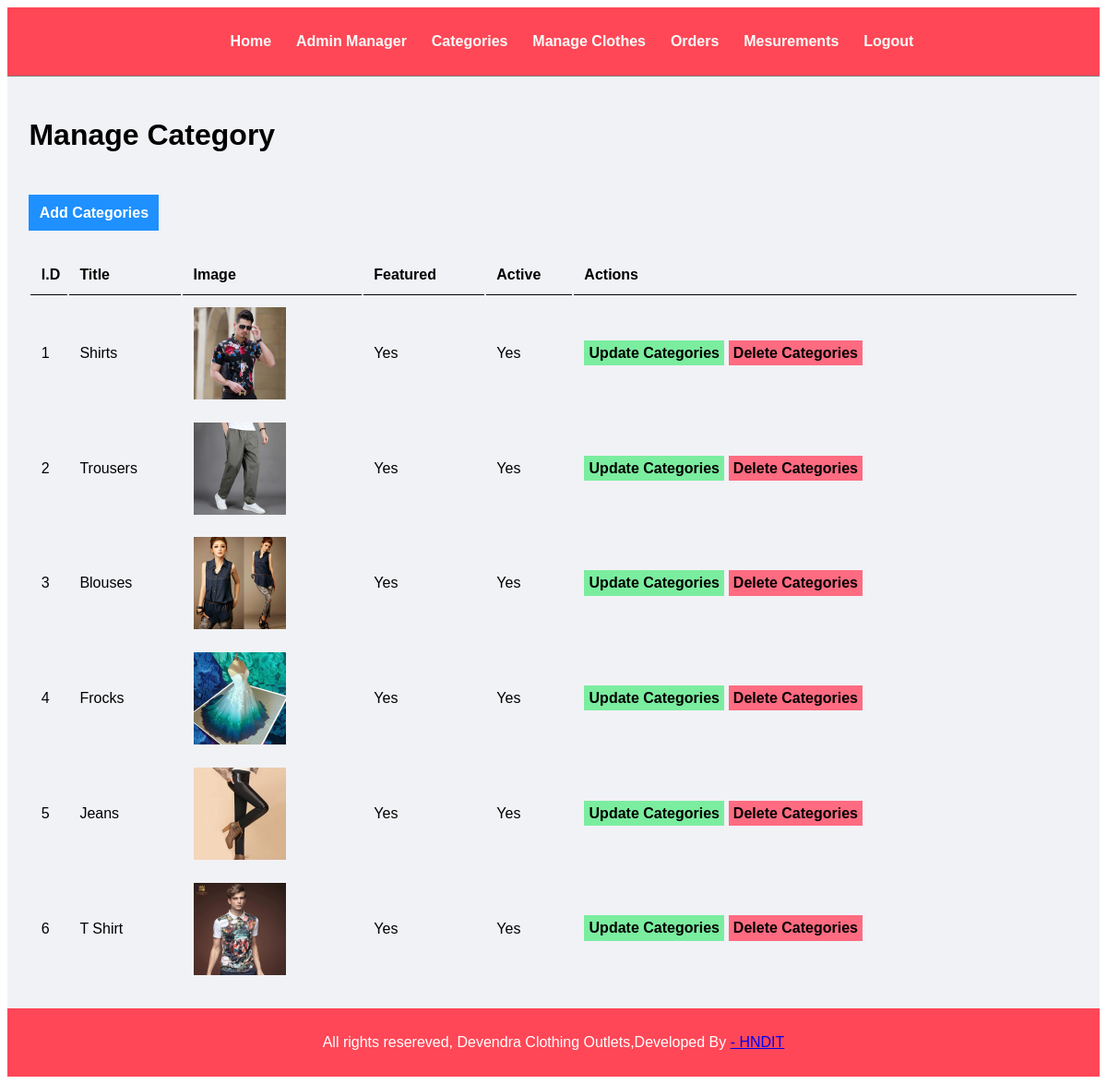
Page /Admin/manage_categories.php (signed in) on the committed database.
### tables this page shows
CREATE TABLE `tbl_category` (
  `id` int(10) UNSIGNED NOT NULL,
  `title` varchar(100) NOT NULL,
  `image_name` varchar(255) NOT NULL,
  `featured` varchar(10) NOT NULL,
  `active` varchar(10) NOT NULL
);

### Admin/manage_categories.php (the view, shortened to what this page needs)
<?php include('partials/menu.php');?>
<div class="main-Content">
<div class="wrapper">
<h1>Manage Category</h1>
<br><br>
<a href="<?php echo SITEURL; ?>Admin/add_category.php" class="btn-primary">Add Categories</a>
<br/> <br/> <br/>
<table class="tbl-full">
<tr>
<th>I.D</th>
<th>Title</th>
<th>Image</th>
<th>Featured</th>
<th>Active</th>
<th>Actions</th>
</tr>
<?php
$sql = "SELECT * FROM tbl_category";
$res = mysqli_query($conn,$sql);
$count = mysqli_num_rows($res);
$sn =1;
if($count>0)
{
       while($row=mysqli_fetch_assoc($res))
       {
              $id = $row['id'];
              $title = $row['title'];
              $image_name = $row['image_name'];
              $featured = $row['featured'];
              $active = $row['active'];
              ?>
              <tr>
 <td><?php echo $sn++ ?></td>
 <td><?php echo $title ?></td>
 <td>
       <?php
       if($image_name!="")
       {
            ?>
            <img src="<?php echo SITEURL;?>images/Category/<?php echo $image_name; ?>" width="100px">
            <?php
       }
       else
       {
           echo " <div class='error'>Image not Added.</div>";
       }
       ?>
</td>
 <td><?php echo $featured ?></td>
 <td><?php echo $active ?></td>
 <td>
 <a href="<?php echo SITEURL;?>Admin/update_category.php?id=<?php echo $id; ?>" class="btn-secondary">Update Categories</a>
        <a href="<?php echo SITEURL; ?>Admin/delete_categories.php?id=<?php echo $id; ?>&image_name=<?php echo $image_name ?>" class="btn-danger">Delete Categories</a>
 </td>
</tr>
              <?php
       }
}
else
{
       ?>
       <tr>
              <td colspan="6"><div class="error"> No category Added</div></td>
       </tr>
       <?php
}
?>
</table>
</div>
</div>
<?php include('partials/footer.php');?>

### Admin/partials/menu.php (shortened to what this page needs)
<html>
    <head>
    <link rel="stylesheet" href="../css/Admin.css">
    </head>
    <body>
        <div class="font">
        <div class="menu">
            <div class="Wrapper">
                <ul>
                    <li ><a href="index.php">Home</a></li>
                    <li><a href="manage_admin.php">Admin Manager</a></li>
                    <li><a href="manage_categories.php">Categories</a></li>
                    <li><a href="manage_clothes.php">Manage Clothes</a></li>
                    <li><a href="manage_orders.php">Orders</a></li>
                    <li><a href="mesurements.php">Mesurements</a></li>
                    <li ><a href="login.php">Logout</a></li>
                </ul>
            </div>
    </div>

### Admin/partials/footer.php
 <div class="Footer">
    <div class="Wrapper">
        <p class="text-center"> All rights resereved, Devendra Clothing Outlets,Developed By <a href="#">- HNDIT</p>
    </div>
</div>
</div>
</body>
</html>

### css/Admin.css (style rules this page uses)
.font { margin: 0; padding:0; font-family:Arial,Helvetica,sans-serif; }
.wrapper { padding: 1%; width: auto; margin: 0 auto; }
.text-center { text-align: center; }
.tbl-full { table-layout: auto; width:100%; }
table tr th { border-bottom: 1px solid black; padding: 1%; text-align: left; }
table tr td { padding:1%; }
.btn-primary { background-color: #1e90ff; padding: 1%; color:white; text-decoration: none; font-weight: bold; }
.btn-secondary { background-color: #7bed9f; padding: 1%; color:black; text-decoration: none; font-weight: bold; }
.btn-danger { background-color: #ff6b81; padding: 1%; color:black; text-decoration: none; font-weight: bold; }
.menu { width: 100%; background-color: #ff4757; text-align: center; border-bottom: 1px solid grey; }
.menu ul { list-style-type: none; }
.menu ul li { display: inline; padding: 1%; }
.menu ul li a { text-decoration: none; font-weight: bold; color:#f7fbf9; }
.main-content { width: auto; background-color:#f1f2f6; padding: 1% ; }
.footer { background-color: #ff4757; color: white; }

### rows in the picture
tbl_category: title "Shirts", image_name (picture), featured "Yes", active "Yes"
tbl_category: title "Trousers", image_name (picture), featured "Yes", active "Yes"
tbl_category: title "Blouses", image_name (picture), featured "Yes", active "Yes"
tbl_category: title "Frocks", image_name (picture), featured "Yes", active "Yes"
tbl_category: title "Jeans", image_name (picture), featured "Yes", active "Yes"
tbl_category: title "T Shirt", image_name (picture), featured "Yes", active "Yes"
